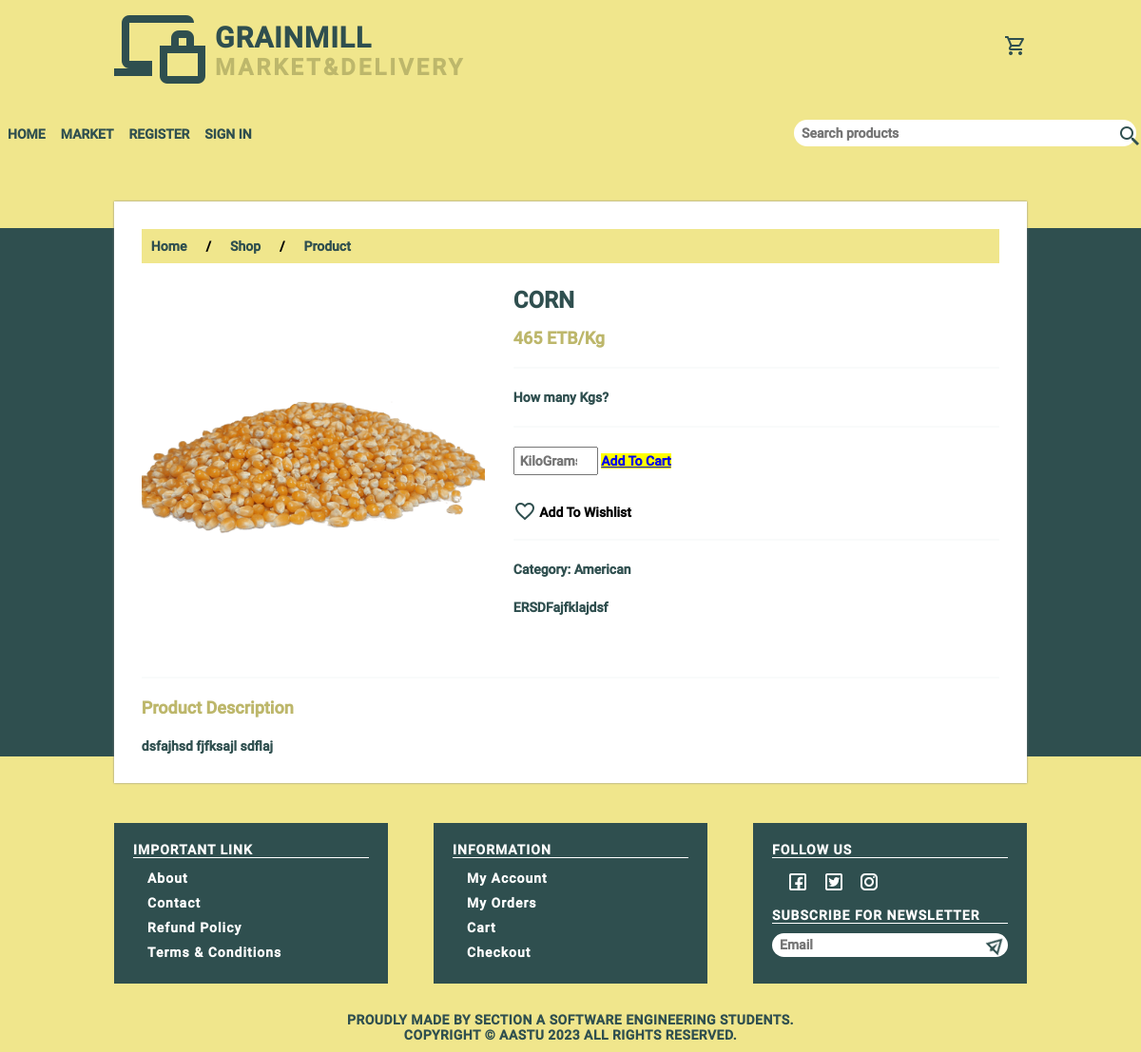
Page /functions/productDetails.php?pro_detail_id=54 on the committed database.
### tables this page shows
CREATE TABLE `products` (
  `ID` int(11) NOT NULL,
  `Name` varchar(30) NOT NULL,
  `Category` varchar(20) NOT NULL,
  `Quantity` int(15) NOT NULL,
  `Price` int(11) NOT NULL,
  `milling_price` float NOT NULL,
  `Picture` varchar(300) NOT NULL,
  `Description` mediumtext NOT NULL,
  `long_description` text NOT NULL,
  `Category_ID` int(11) NOT NULL,
  `Creation_time` timestamp NOT NULL DEFAULT current_timestamp(),
  `update_time` timestamp NOT NULL DEFAULT current_timestamp()
);

### functions/productDetails.php (the view, shortened to what this page needs)
<?php require_once "../commons/Header.php";
?>
<head>
    <link rel="stylesheet" type="text/css" href="../CSS/global.css"/>
    <link rel="stylesheet" type="text/css" href="../CSS/header.css">
    <link rel="stylesheet" type="text/css" href="../CSS/product.css"/>
    <link rel="stylesheet" type="text/css" href="../CSS/footer.css"/>
</head>
<body>
<div class="container">
    <main>
        <div class="breadcrumb">
            <ul>
                <li><a href="../index.php">Home</a></li>
                <li> /</li>
                <li><a href="">Shop</a></li>
                <li> /</li>
                <li><a href="">Product</a></li>
            </ul>
        </div>
        <?php
        global $DB_Connector;
        $proID = htmlspecialchars(stripslashes(trim($_GET['pro_detail_id'])));
        $proReader = "SELECT * FROM products WHERE ID='$proID'";
        $detailQuery = mysqli_query($DB_Connector, $proReader);
        $detailFetch = mysqli_fetch_assoc($detailQuery);
        ?>
        <div class="single-product">
            <div class="images-section">
                <div class="larg-img">
                    <img src="../admin/<?php echo $detailFetch['Picture']?>">
                </div>
            </div>
            <div class="product-detail">
                <div class="product-name">
                    <h2><?php echo $detailFetch['Name']?></h2>
                </div>
                <div class="product-price">
                    <h3><?php echo $detailFetch['Price']?> ETB/Kg</h3>
                </div>
                <hr>
                <p>How many Kgs?</p>
                <hr>
                <div class="product-cart">
                    <form id="cart-form">
                        <div class="form-group">
                            <input type="number" class="cart-number" placeholder="KiloGrams" name="cartNumber" min="50" max="10000">
                            <a href="addToCart.php?cart_id=<?php echo $detailFetch['ID'];?>&cart_name=<?php echo $detailFetch['Name'];?>&cart_price=<?php echo $detailFetch['Price'];?>&cart_photo=<?php echo $detailFetch['Picture']?>" name="add_to_cart" style="background-color: yellow"> Add To Cart</a>
                        </div>
                    </form>
                    <form id="wishlist-form">
                        <div class="form-group">
                            <input type="checkbox" class="wishlist" name="wishlist"> Add To Wishlist
                        </div>
                    </form>
                </div>
                <hr>
                <div class="product-meta">
                    <p><b>Category: </b> <?php echo $detailFetch['Category']?></p>
                    <p><b><?php echo $detailFetch['Description'] ?> </b></p>
                </div>
            </div>
        </div>
        <hr>
        <div class="product-long-description">
            <h3>Product Description</h3>
            <p>
                <?php echo $detailFetch['long_description'] ?>
            </p>
        </div>
    </main>
</div>
<?php require_once "../commons/footer.php"; ?>
</body>

### CSS/global.css (style rules this page uses)
* { padding: 0; margin: 0; font-family: Roboto, "Segoe UI", Verdana, sans-serif; font-size: 14px; font-weight: bold; box-sizing: border-box; }
body { width: 100%; height: 100vh; background-color: var(--darkStaleGray); }
hr { border: 1px solid rgba(236, 240, 241, 0.3); }
.container { width: 80%; margin: 0 auto; }
main { height: auto; background-color: var(--white); padding: 3%; margin-top: -2em; margin-bottom: -2em; box-shadow: 0 0 2px #808080; position: relative; z-index: 100; }
main .breadcrumb { background-color: var(--khaki); padding: 10px 0; margin-bottom: 25px; }
main .breadcrumb ul { display: flex; justify-content: flex-start; list-style: none; }
main .breadcrumb ul li { padding: 0 10px; }
main .breadcrumb ul li a { color: var(--darkStaleGray); text-decoration: none; }

### CSS/product.css (style rules this page uses)
main .single-product { display: flex; justify-content: space-between; margin-bottom: 30px; }
main .single-product .images-section { width: 40%; }
main .single-product .product-detail { width: 60%; padding-left: 30px; }
main .single-product .images-section .larg-img img { width: 100%; height: 380px; object-fit: cover; }
main hr { margin-top: 20px; margin-bottom: 20px; }
main .single-product .product-detail h2 { font-size: 24px; color: var(--darkStaleGray); margin-bottom: 15px; }
main .single-product .product-detail h3 { font-size: 18px; color: var(--khakiDark); }
main .single-product .product-detail p { font-size: 14px; line-height: 20px; color: var(--darkStaleGray); }
main .single-product .product-detail .product-cart #cart-form { margin-bottom: 20px; }
main .single-product .product-detail .product-cart #cart-form input { height: 30px; padding: 5px; color: var(--darkStaleGray); }
main .single-product .product-detail .product-cart #wishlist-form input[type="checkbox"] { width: 24px; height: 24px; position: relative; outline: none; cursor: pointer; appearance: none; }
main .single-product .product-detail .product-cart #wishlist-form input[type="checkbox"]:before { content: ""; width: 100%; height: 100%; position: absolute; top: 6px; left: 0; background: url(../img/icons/heart.png); }
main .single-product .product-detail .product-meta p { margin-bottom: 20px; }
main .product-long-description h3 { font-size: 18px; color: var(--khakiDark); margin-bottom: 20px; }
main .product-long-description p { font-size: 14px; line-height: 20px; color: var(--darkStaleGray); }

### rows in the picture
products: Picture (picture), Name "CORN", Price "465", Category "American", Description "ERSDFajfklajdsf", long_description "dsfajhsd fjfksajl sdflaj"
